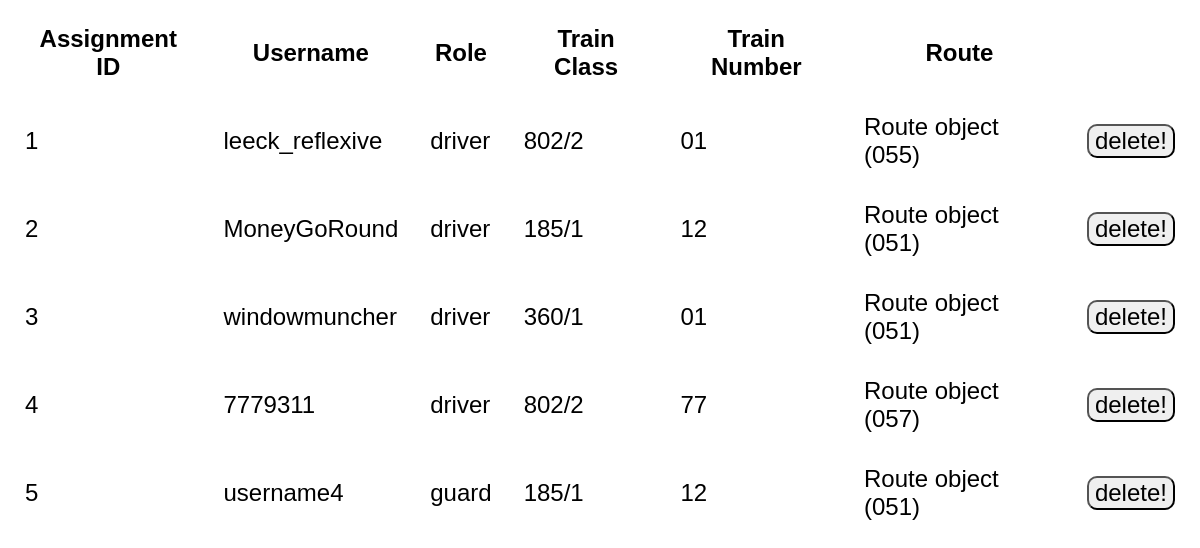
The page /assignments/ on the database as committed earlier.
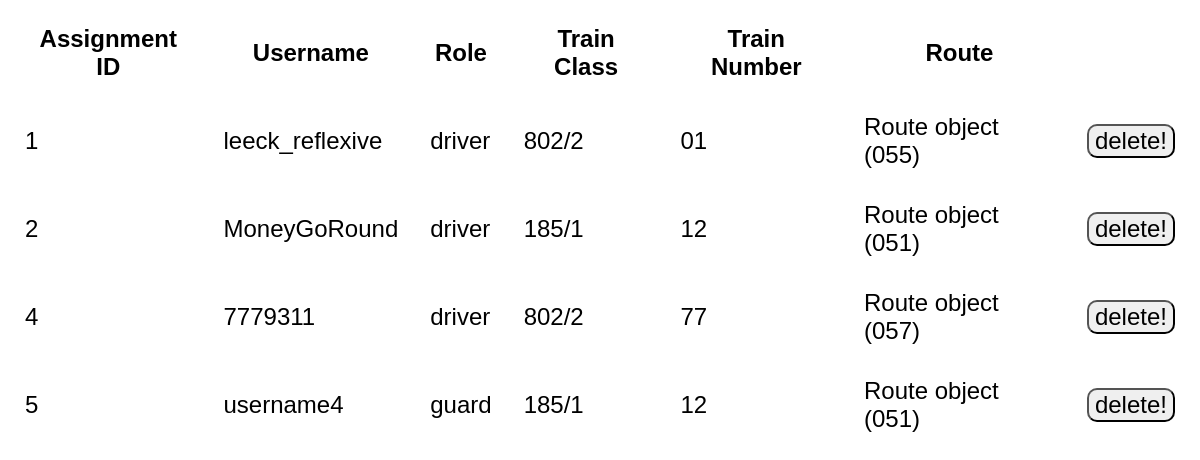
The same page on the database as committed later.
### scr_app_4/models.py (models this page shows)
class TrainAssignment(models.Model):
    id = models.AutoField(db_column='id', primary_key=True, unique=True)  # This field type is a guess.
    player = models.ForeignKey(Player, db_column='player', on_delete=models.CASCADE, unique=True)  # This field type is a guess.
    train_class = models.TextField(db_column='class')
    number = models.TextField(db_column='number')
    route = models.ForeignKey(Route, db_column='route', on_delete=models.CASCADE)  # This field type is a guess.
    assign_time = models.TimeField(default=timezone.now())  # This field type is a guess.
    full_unit = models.ForeignObject(
        Unit,
        on_delete=models.CASCADE,
        from_fields=('train_class', 'number'),
        to_fields=('train_class', 'number'),
    )
    class Meta:
        managed = False
        db_table = 'train_assignment'

class Player(models.Model):
    username = models.CharField(primary_key=True, unique=True, max_length=20)  # This field type is a guess.
    current_role = models.ForeignKey(Role, db_column='current_role', on_delete=models.SET_DEFAULT, default='passenger')
    class Meta:
        managed = False
        db_table = 'player'

class Role(models.Model):
    name = models.CharField(primary_key=True, unique=True, max_length=16)  # This field type is a guess.
    class Meta:
        managed = False
        db_table = 'role'

class Route(models.Model):
    id = models.TextField(primary_key=True, unique=True, max_length=3)  # This field type is a guess.
    operator = models.ForeignKey(Operator, db_column='operator', on_delete=models.PROTECT)  # This field type is a guess.
    terminus1 = models.ForeignKey(Station, db_column='terminus1', on_delete=models.CASCADE, related_name="route_terminus1")  # This field type is a guess.
    terminus2 = models.ForeignKey(Station, db_column='terminus2', on_delete=models.CASCADE, related_name="route_terminus2")  # This field type is a guess.
    diesel = models.BooleanField(null=True)  # This field type is a guess.
    class Meta:
        managed = False
        db_table = 'route'

### scr_project_4/views.py (the view)
# urls.py: path('assignments/', views.assignments, name='assignments'),
def assignments(request):
    train_assignments = TrainAssignment.objects.all()
    template = loader.get_template('assignments.html')
    context = {'train_assignments': train_assignments}
    return HttpResponse(template.render(context, request))

### templates/assignments.html (shortened to what this page needs)
{% load static %}
<!DOCTYPE html>
<html lang="en">
<head>
    <link rel="stylesheet" href="{% static 'styles.css' %}">
</head>
<body>
<div class="table"><table>
    <tr>
        <th>Assignment ID</th>
        <th>Username</th>
        <th>Role</th>
        <th>Train Class</th>
        <th>Train Number</th>
        <th>Route</th>
    </tr>
    {% for x in train_assignments %}
        <tr>
            <td>{{ x.id }}</td>
            <td>{{ x.player.username }}</td>
            <td>{{ x.player.current_role.name }}</td>
            <td>{{ x.train_class }}</td>
            <td>{{ x.number }}</td>
            <td>{{ x.route }}</td>
            <td>
                <form action="{% url 'delete_assignment' x.id %}" method='POST'>
                    <button>delete!</button>
                </form>
            </td>
        </tr>
    {% endfor %}
</table></div>
</body>
</html>

Rows that differ between the two databases and show on the page:
removed TrainAssignment: id "3", player.username "windowmuncher", player.current_role.name "driver", train_class "360/1", number "01", route "Route object (051)"
